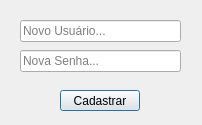
<?xml version="1.0" encoding="UTF-8"?>
<ui version="4.0">
 <class>CadastrarNovoUser</class>
 <widget class="QDialog" name="CadastrarNovoUser">
  <property name="geometry">
   <rect>
    <x>0</x>
    <y>0</y>
    <width>202</width>
    <height>125</height>
   </rect>
  </property>
  <property name="sizePolicy">
   <sizepolicy hsizetype="Fixed" vsizetype="Fixed">
    <horstretch>0</horstretch>
    <verstretch>0</verstretch>
   </sizepolicy>
  </property>
  <property name="windowTitle">
   <string>Dialog</string>
  </property>
  <widget class="QPushButton" name="pushButton">
   <property name="geometry">
    <rect>
     <x>60</x>
     <y>90</y>
     <width>80</width>
     <height>21</height>
    </rect>
   </property>
   <property name="text">
    <string>Cadastrar</string>
   </property>
  </widget>
  <widget class="QLineEdit" name="txtNewUser">
   <property name="geometry">
    <rect>
     <x>20</x>
     <y>20</y>
     <width>161</width>
     <height>22</height>
    </rect>
   </property>
   <property name="placeholderText">
    <string>Novo Usuário...</string>
   </property>
  </widget>
  <widget class="QLineEdit" name="txtNewPassword">
   <property name="geometry">
    <rect>
     <x>20</x>
     <y>50</y>
     <width>161</width>
     <height>22</height>
    </rect>
   </property>
   <property name="echoMode">
    <enum>QLineEdit::Password</enum>
   </property>
   <property name="placeholderText">
    <string>Nova Senha...</string>
   </property>
  </widget>
 </widget>
 <resources/>
 <connections>
  <connection>
   <sender>pushButton</sender>
   <signal>clicked()</signal>
   <receiver>CadastrarNovoUser</receiver>
   <slot>close()</slot>
   <hints>
    <hint type="sourcelabel">
     <x>111</x>
     <y>101</y>
    </hint>
    <hint type="destinationlabel">
     <x>173</x>
     <y>99</y>
    </hint>
   </hints>
  </connection>
 </connections>
</ui>
